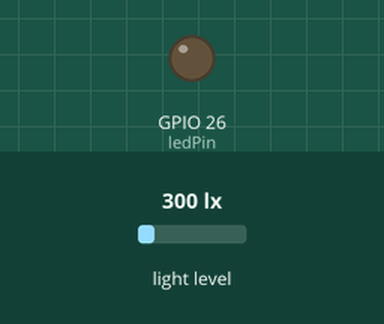
Simulated run of this sketch. Board: ESP32. On the bench: output pins drawn as LEDs (lit = HIGH). Wiring (inferred from the names in the program): BH1750 light sensor at I2C address 0x23. The inputs (shaded band) are chosen by the test bench; at power-on: light level 300 lx. I2S audio is not simulated (input reads silence); what the sketch prints to the serial monitor is not drawn.

Above: at 0.1 s.
At 1.6 s:
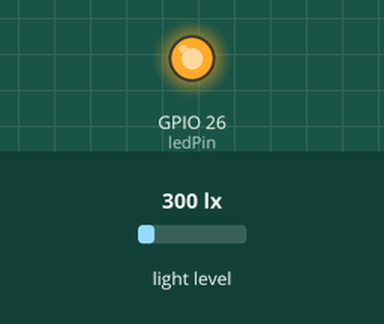
Timing chart, 0 to 3.1 s (numbered marks = the images above):
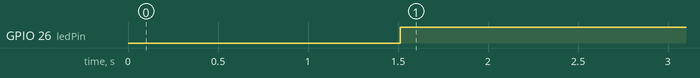

Measured:
- by itself, GPIO 26 (ledPin): LOW → HIGH at 1.5 s

The sketch:

SleepSenseForTestSound.ino
```cpp
#include "Arduino.h"
#include "Wire.h"
#include <driver/i2s.h>
#define I2S_WS 15
#define I2S_SD 32
#define I2S_SCK 14
#define I2S_PORT I2S_NUM_0
#define bufferLen 64

int16_t sBuffer[bufferLen];
int counter = 0; // เพิ่มค่าเมื่อ mean > 155
int lux_Qua = 0; // เพิ่มค่าเมื่อ lux > 18

class BH1750FVI {
public:
    enum eDeviceAddress {
        k_DevAddress_L = 0x23,
        k_DevAddress_H = 0x5C
    };

    enum eDeviceMode {
        k_DevModeContLowRes = 0x13
    };

    BH1750FVI() : m_DeviceAddress(k_DevAddress_L), m_DeviceMode(k_DevModeContLowRes) {}

    void begin();
    uint16_t getLightIntensity();

private:
    void I2CWrite(uint8_t data);

    eDeviceAddress m_DeviceAddress;
    eDeviceMode m_DeviceMode;
};

void BH1750FVI::begin() {
    Wire.begin();
    I2CWrite(0x01);
    delay(10);
    I2CWrite(m_DeviceMode);
}

uint16_t BH1750FVI::getLightIntensity() {
    uint16_t value = 0;

    Wire.requestFrom(static_cast<int>(m_DeviceAddress), 2);
    value = Wire.read();
    value <<= 8;
    value |= Wire.read();

    return value / 1.2;
}

void BH1750FVI::I2CWrite(uint8_t data) {
    Wire.beginTransmission(static_cast<int>(m_DeviceAddress));
    Wire.write(data);
    Wire.endTransmission();
}

BH1750FVI lightSensor;
int ledPin = 26;

void i2s_install(){
  const i2s_config_t i2s_config = {
    .mode = i2s_mode_t(I2S_MODE_MASTER | I2S_MODE_RX),
    .sample_rate = 44100,
    .bits_per_sample = i2s_bits_per_sample_t(16),
    .channel_format = I2S_CHANNEL_FMT_ONLY_LEFT,
    .communication_format = i2s_comm_format_t(I2S_COMM_FORMAT_STAND_I2S),
    .intr_alloc_flags = 0, // default interrupt priority
    .dma_buf_count = 8,
    .dma_buf_len = bufferLen,
    .use_apll = false
  };

  i2s_driver_install(I2S_PORT, &i2s_config, 0, NULL);
}

void i2s_setpin(){
  const i2s_pin_config_t pin_config = {
    .bck_io_num = I2S_SCK,
    .ws_io_num = I2S_WS,
    .data_out_num = -1,
    .data_in_num = I2S_SD
  };

  i2s_set_pin(I2S_PORT, &pin_config);
}

void setup() {
  pinMode(ledPin, OUTPUT);
  Serial.begin(115200);
  lightSensor.begin();

  Serial.println("Setup I2S ...");
  delay(1000);
  i2s_install();
  i2s_setpin();
  i2s_start(I2S_PORT);
  delay(500);

}

void loop() {
  uint16_t lux = lightSensor.getLightIntensity();
  //float mean = 0; //unsigned long ค่าไม่ติดลบแต่ค่าเป็นล้าน
  size_t bytesIn = 0;
  esp_err_t result = i2s_read(I2S_PORT, &sBuffer, bufferLen, &bytesIn, portMAX_DELAY);

  if (lux <= 18) {
      digitalWrite(ledPin, LOW);
      Serial.printf("Lux: %d\n", lux);
  } else {
      digitalWrite(ledPin, HIGH);
      Serial.printf("Lux: %d - Sleep quality is bad\n", lux);
      lux_Qua++;
  }
  //delay(250);

  if (result == ESP_OK)
  {
    int samples_read = bytesIn / 8;
    float mean = 0; //unsigned long ค่าไม่ติดลบแต่ค่าเป็นล้าน
    if (samples_read > 0) {
      for (int i = 0; i < samples_read; ++i) {
        mean += (sBuffer[i]);
      }
      mean /= samples_read;
      //Serial.printf("dBFS: %d\n", static_cast<int>(mean));
      Serial.print(static_cast<int>(mean));
      Serial.print('\n');
      if (mean > 155) {
        counter++; //counter = counter + 1; รันได้ผลดี (counter++ ดูสวยดี)
        Serial.printf("dBFS เกินที่กำหนดจำนวน: %d ครั้ง\n", counter);
      }
    }
    //delay(100);
  }

  if(lux_Qua >= 2 || counter >= 2){
    Serial.printf("คุณภาพการนอนของคุณย่ำแย่ ;( \n");
  }else{
    Serial.printf("คุณภาพการนอนของคุณดีมากกกก!!!\n");
  }
  delay(500); //delay มีผลอย่างมากต่อการรับค่าของเสียง (175 โอเค, >250 พัง)
}
```
